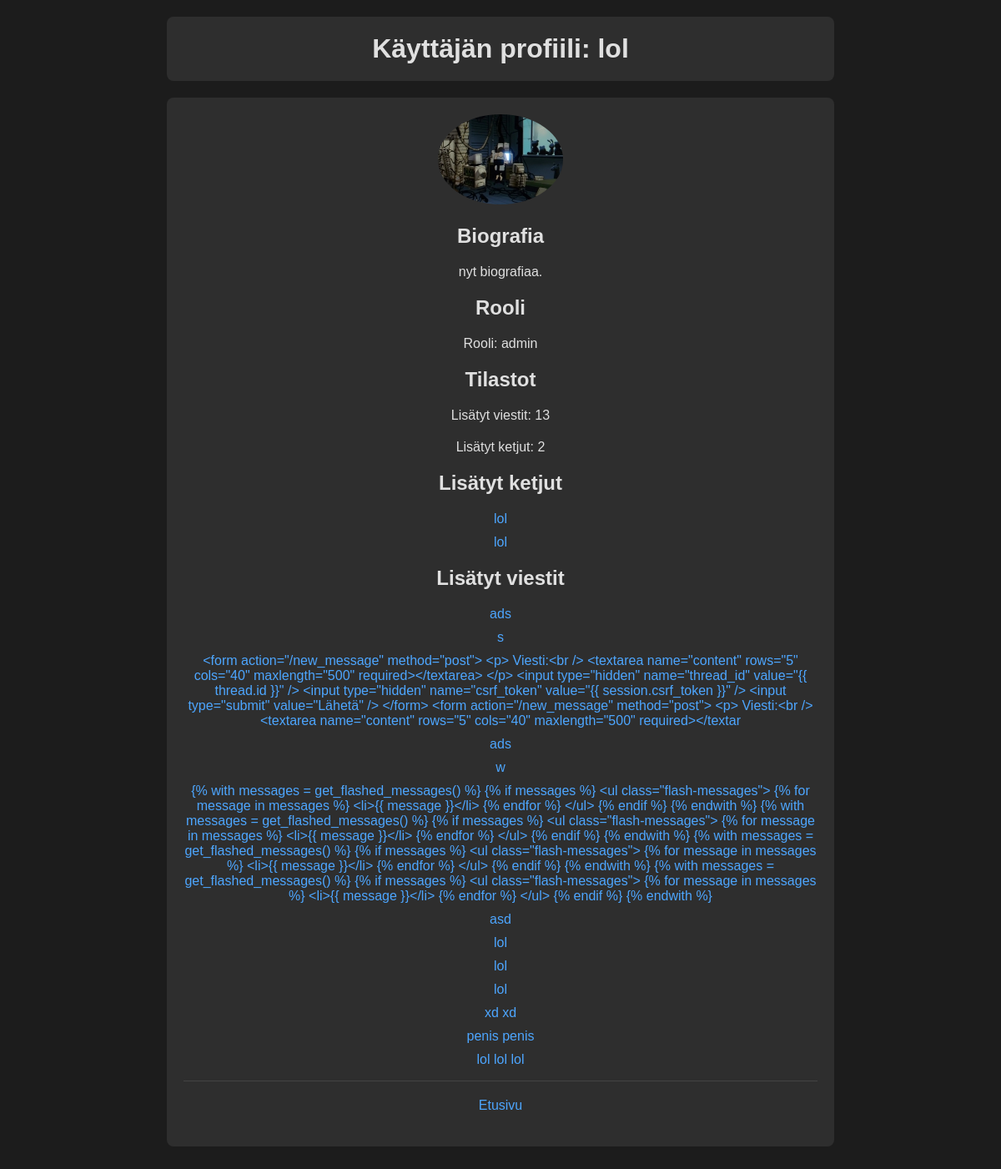
The page /profile/8 on the database as committed earlier.
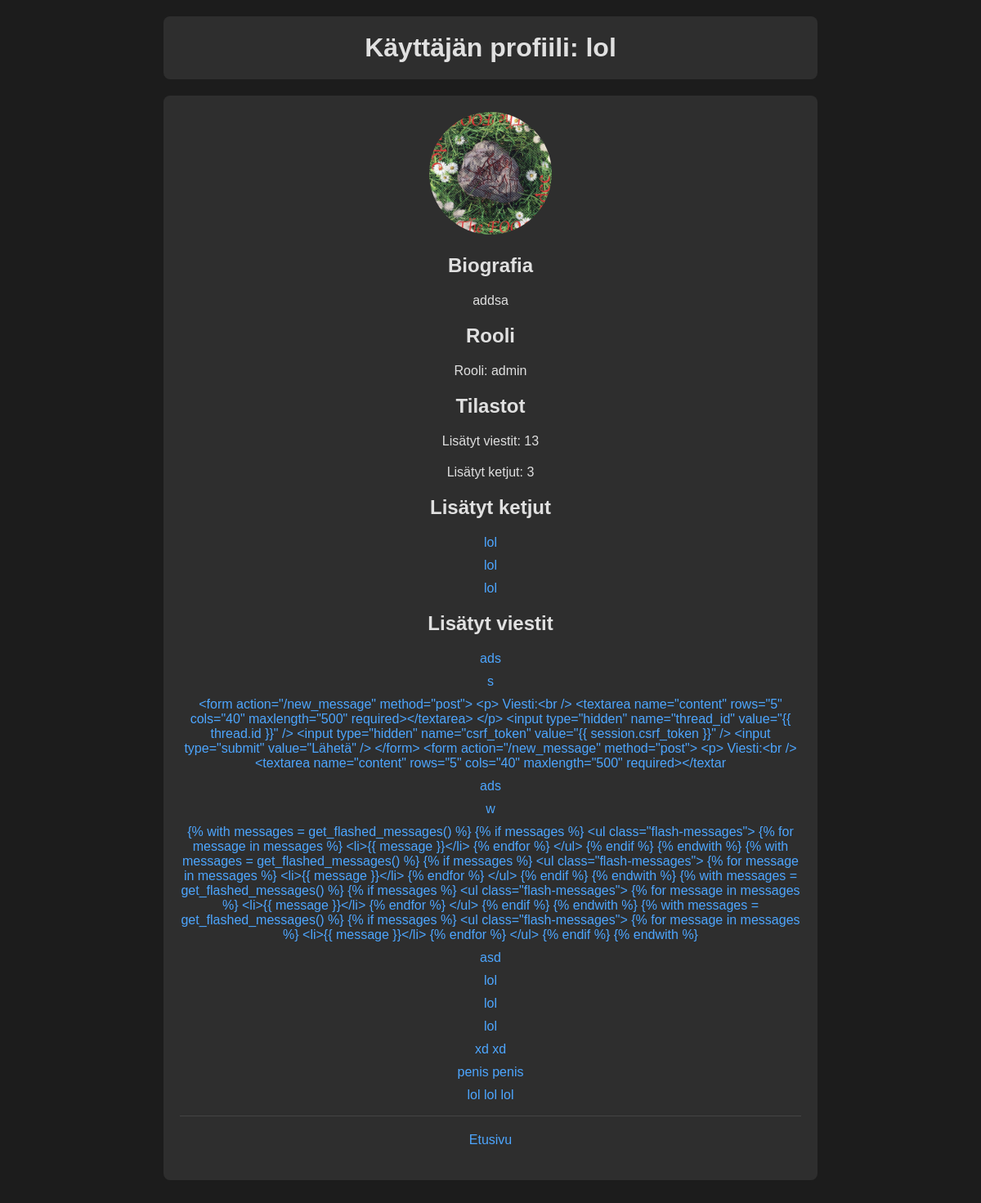
The same page on the database as committed later.
### tables this page shows
CREATE TABLE users (
    id INTEGER PRIMARY KEY,
    username TEXT UNIQUE,
    password_hash TEXT
, profile_image TEXT, bio TEXT, role TEXT DEFAULT 'member');

CREATE TABLE threads (
    id INTEGER PRIMARY KEY,
    title TEXT,
    user_id INTEGER REFERENCES users
, tag_id INTEGER REFERENCES tags(id));

CREATE TABLE messages (
    id INTEGER PRIMARY KEY,
    content TEXT,
    sent_at TEXT,
    user_id INTEGER REFERENCES users,
    thread_id INTEGER REFERENCES threads
);

### app.py (the view)
@app.route("/profile/<int:user_id>")
def profile(user_id):
    user = get_user_by_id(user_id)
    threads = get_user_threads(user_id)
    messages = get_user_messages(user_id)
    thread_count, message_count = get_user_stats(user_id)
    role = get_user_role(user_id)
    return render_template("profile.html", user=user, threads=threads, messages=messages, thread_count=thread_count, message_count=message_count, role=role)

### db.py (called while the page is built)
def get_connection():
    con = sqlite3.connect("database.db")
    con.execute("PRAGMA foreign_keys = ON")
    con.row_factory = sqlite3.Row
    return con

def query(sql, params=[]):
    con = get_connection()
    result = con.execute(sql, params).fetchall()
    con.close()
    return result

### forum.py (called while the page is built)
def get_user_by_id(user_id):
    sql = "SELECT id, username, profile_image, bio FROM users WHERE id = ?"
    return db.query(sql, [user_id])[0]

def get_user_threads(user_id):
    sql = "SELECT id, title FROM threads WHERE user_id = ?"
    return db.query(sql, [user_id])

def get_user_messages(user_id):
    sql = """SELECT m.id, m.content, m.thread_id
             FROM messages m
             WHERE m.user_id = ?
             ORDER BY m.sent_at DESC"""
    return db.query(sql, [user_id])

def get_user_stats(user_id):
    sql_threads = "SELECT COUNT(*) FROM threads WHERE user_id = ?"
    sql_messages = "SELECT COUNT(*) FROM messages WHERE user_id = ?"
    thread_count = db.query(sql_threads, [user_id])[0]['COUNT(*)']
    message_count = db.query(sql_messages, [user_id])[0]['COUNT(*)']
    return thread_count, message_count

def get_user_role(user_id):
    conn = sqlite3.connect("database.db")
    cursor = conn.cursor()
    cursor.execute("SELECT role FROM users WHERE id = ?", (user_id,))
    result = cursor.fetchone()
    conn.close()
    if result:
        return result[0]
    else:
        return None

### templates/profile.html (shortened to what this page needs)
<!DOCTYPE html>
<html lang="en">
<head>
  <link rel="stylesheet" href="/static/styles.css">
</head>
<body class="dark-theme">
  <div class="container">
    <div class="header">
      <h1>Käyttäjän profiili: {{ user.username }}</h1>
    </div>
    <div class="content">
      {% if user.profile_image %}
      <img src="{{ url_for('static', filename=user.profile_image) }}" alt="Profiilikuva">
      {% else %}
      <img src="{{ url_for('static', filename='default_profile.png') }}" alt="Käyttäjä ei ole laittanut profiilikuvaa">
      {% endif %}
      <h2>Biografia</h2>
      <p>
        {% if user.bio %}
          {{ user.bio }}
        {% else %}
          Käyttäjä ei ole lisännyt biografiaa.
        {% endif %}
      </p>
      <h2>Rooli</h2>
      <p>Rooli: {{ role }}</p>
      <h2>Tilastot</h2>
      <p>Lisätyt viestit: {{ message_count }}</p>
      <p>Lisätyt ketjut: {{ thread_count }}</p>
      <h2>Lisätyt ketjut</h2>
      <ul>
        {% for thread in threads %}
          <li><a href="/thread/{{ thread.id }}">{{ thread.title }}</a></li>
        {% endfor %}
      </ul>
      <h2>Lisätyt viestit</h2>
      <ul>
        {% for message in messages %}
          <li><a href="/thread/{{ message.thread_id }}#message-{{ message.id }}">{{ message.content }}</a></li>
        {% endfor %}
      </ul>
      <hr />
      <p>
        <a href="/">Etusivu</a>
      </p>
    </div>
  </div>
</body>
</html>

### static/styles.css (style rules this page uses)
body.dark-theme { background-color: #1c1c1c; color: #e0e0e0; font-family: Arial, sans-serif; text-align: center; margin: 0; padding: 0; }
.container { max-width: 800px; margin: 0 auto; padding: 20px; }
.header, .content { background-color: #2e2e2e; padding: 20px; border-radius: 8px; margin-bottom: 20px; }
h1 { margin: 0; font-size: 2em; }
h2, p { margin: 20px 0; }
a { text-decoration: none; color: #4da6ff; }
img { max-width: 150px; border-radius: 50%; }
ul { list-style-type: none; padding: 0; }
li { margin: 10px 0; }
hr { border: 0; height: 1px; background-color: #444; }

Rows that differ between the two databases and show on the page:
changed users "lol": profile_image: a different picture; bio "nyt biografiaa." → "addsa"
added threads: title "lol"
Other text that changed with them:
{{ thread_count }}: "2" → "3"
